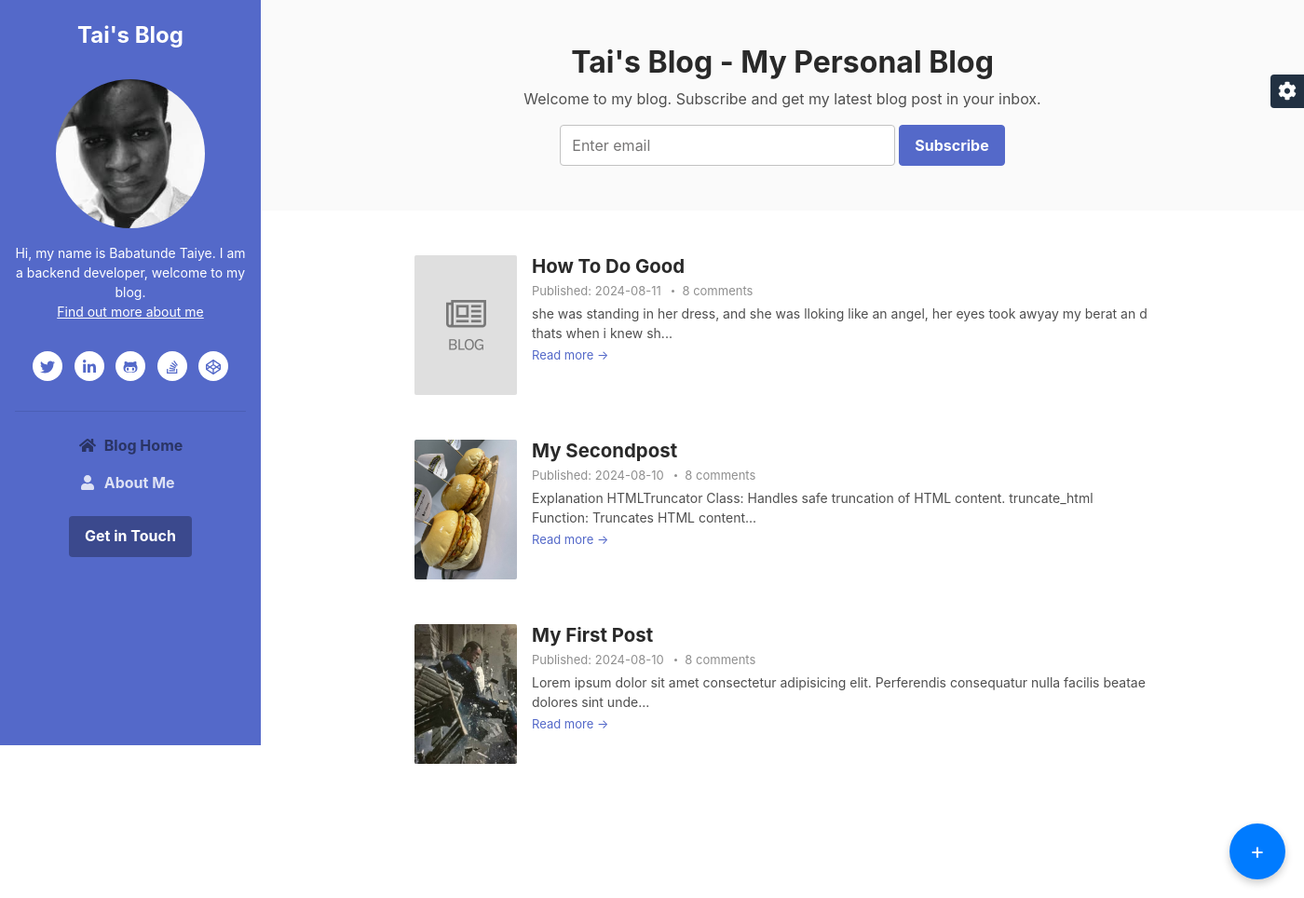
Page /blog/post (signed in) on the committed database.
### app/models.py (models this page shows, shortened)
class Post(db.Model):
    id = db.Column(db.String, primary_key=True, default=lambda: str(uuid.uuid4()))
    post_image = db.Column(db.String, nullable=False, default='def_post.png')
    title = db.Column(db.String, nullable=False)
    content = db.Column(db.Text, nullable=False)
    slug = db.Column(db.String, nullable=False, unique=True)
    created_at = db.Column(db.DateTime, default=datetime.utcnow)
    updated_at = db.Column(db.DateTime, onupdate=datetime.utcnow)
    published = db.Column(db.Boolean, default=False)
    tags = db.Column(db.String())
    author_id = db.Column(db.Integer, db.ForeignKey('admin.id'), nullable=False)
    images = db.relationship('Images', backref='post', lazy=True)

### app/blog/blog.py (the view)
@blog.route('/posts/page',methods=['POST', 'GET'])
@blog.route('/',methods=['POST', 'GET'])
@blog.route('/posts',methods=['POST', 'GET'])
@blog.route('/post',methods=['POST', 'GET'])
@blog.route('/posts/page/<int:page>',methods=['POST', 'GET'])
def posts(page=1):
    per_page = 4
    all_post = Post.query.filter_by(published=True)
    post = all_post.order_by(Post.updated_at.desc().nullslast(), Post.created_at.desc()).paginate(page=page, per_page=per_page, error_out=False)
    return render_template('index.html', post=post)

### app/models.py (called while the page is built)
@login_manager.user_loader
def load_user(Admin_id):
    return Admin.query.get(Admin_id)

### app/blog/templates/index.html (shortened to what this page needs)
{% extends "base.html" %}
{% block content %}
<div class="main-wrapper">
    <section class="cta-section theme-bg-light py-5">
        <div class="container text-center">
            <h2 class="heading">Tai's Blog - My Personal Blog</h2>
            <div class="intro">Welcome to my blog. Subscribe and get my latest blog post in your inbox.</div>
            <form class="signup-form form-inline justify-content-center pt-3">
                <div class="form-group">
                    <input type="email" id="semail" name="semail1" class="form-control mr-md-1 semail" placeholder="Enter email">
                </div>
                <button type="submit" class="btn btn-primary">Subscribe</button>
            </form>
        </div>
    </section>
<section class="blog-list px-3 py-5 p-md-5">
    <div class="container">
        {% for posts in post %}
        <div class="item mb-5">
            <div class="media">
                <img class="mr-3 img-fluid post-thumb d-none d-md-flex uniformimage" src="{{url_for('static', filename='post_image/' + posts.post_image)}}" alt="image">
                <div class="media-body">
                    <h3 class="title mb-1"><a href="{{ url_for('blog.actual_post', slug=posts.slug) }}"> {{posts.title}} </a></h3>
                    <div class="meta mb-1"><span class="date">Published:{% if posts.updated_at %}{{posts.updated_at|format_date }} {%else%} {{ posts.created_at|format_date }} {%endif%} </span><span class="comment"><a href="#">8 comments</a></span></div>
                    <div class="intro"> {{ posts.content|sanitize_and_truncate}}</div>
                    <a class="more-link" href="{{ url_for('blog.actual_post', slug=posts.slug) }}">Read more &rarr;</a>
                </div>
            </div>
        </div>
        {% endfor %}
    </div>
</section>
{% endblock %}

### app/blog/templates/index.html (style rules this page uses)
.uniformimage { width: 200px; height: 150px; object-fit: cover; object-position: center; }

### rows in the picture
Post: post_image (picture), title "How To Do Good", created_at "2024-08-11", content|sanitize_and_truncate "she was standing in her dress, and she was lloking like an angel, her eyes took awyay my berat an d thats when i knew sh..."
Post: post_image (picture), title "My Secondpost", created_at "2024-08-10", content|sanitize_and_truncate "Explanation HTMLTruncator Class: Handles safe truncation of HTML content. truncate_html Function: Truncates HTML content..."
Post: post_image (picture), title "My First Post", created_at "2024-08-10", content|sanitize_and_truncate "Lorem ipsum dolor sit amet consectetur adipisicing elit. Perferendis consequatur nulla facilis beatae dolores sint unde..."
